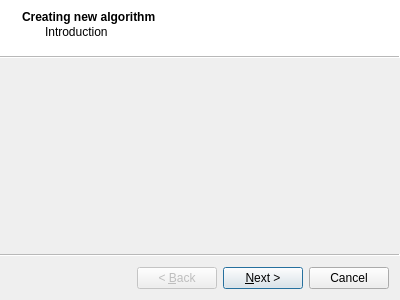
<?xml version="1.0" encoding="UTF-8"?>
<ui version="4.0">
 <class>Wizard</class>
 <widget class="QWizard" name="Wizard">
  <property name="geometry">
   <rect>
    <x>0</x>
    <y>0</y>
    <width>400</width>
    <height>300</height>
   </rect>
  </property>
  <property name="windowTitle">
   <string>Wizard</string>
  </property>
  <property name="modal">
   <bool>false</bool>
  </property>
  <property name="wizardStyle">
   <enum>QWizard::ModernStyle</enum>
  </property>
  <widget class="QWizardPage" name="wizardPage1">
   <property name="title">
    <string>Creating new algorithm</string>
   </property>
   <property name="subTitle">
    <string>Introduction</string>
   </property>
  </widget>
  <widget class="QWizardPage" name="wizardPage2">
   <property name="title">
    <string>Creating new algorithm</string>
   </property>
   <property name="subTitle">
    <string>Intro</string>
   </property>
   <attribute name="pageId">
    <string notr="true">2</string>
   </attribute>
  </widget>
 </widget>
 <resources/>
 <connections/>
</ui>
